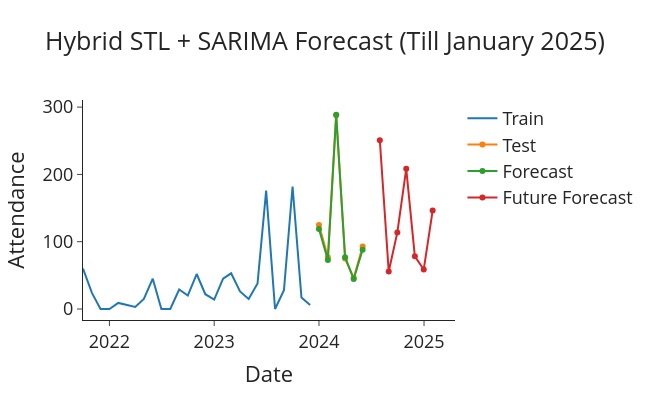

The notebook cell this image was saved under:
### Code cell
# Forecast until January 2025
last_date = data['Time'].max()
end_date = pd.to_datetime('2025-01-01')
months_to_forecast = (end_date.year - last_date.year) * 12 + (end_date.month - last_date.month)

# Extend the trend and seasonal components
future_trend = np.array([data['Trend'].iloc[-1]] * months_to_forecast)
seasonal_cycle_length = 12
future_seasonal = np.tile(data['Seasonal'].iloc[-seasonal_cycle_length:], int(np.ceil(months_to_forecast/seasonal_cycle_length)))[:months_to_forecast]

# Forecast residuals for the required period
future_residuals = model.forecast(steps=months_to_forecast)
future_residuals = yeojohnson(future_residuals, lam)

# Combine the future components to get final forecasts
future_forecasts = future_trend + future_seasonal + future_residuals

# Create a DataFrame for future forecasts
future_dates = pd.date_range(start=last_date + pd.DateOffset(months=1), periods=months_to_forecast, freq='M')
future_df = pd.DataFrame({'Time': future_dates, 'Forecast': future_forecasts})

# Plot the forecasts
def plot_forecasts(train, test, forecasts, future_df, title: str) -> None:
    fig = go.Figure()
    fig.add_trace(go.Scatter(x=train['Time'], y=train['Attendance'], name='Train'))
    fig.add_trace(go.Scatter(x=test['Time'], y=test['Attendance'], name='Test'))
    fig.add_trace(go.Scatter(x=test['Time'], y=forecasts, name='Forecast'))
    fig.add_trace(go.Scatter(x=future_df['Time'], y=future_df['Forecast'], name='Future Forecast'))
    fig.update_layout(template="simple_white", font=dict(size=18), title_text=title,
                      width=650, title_x=0.5, height=400, xaxis_title='Date',
                      yaxis_title='Attendance')
    fig.show()

# Plot the final forecasts
plot_forecasts(train_residual, test_residual, final_forecasts, future_df, 'Hybrid STL + SARIMA Forecast (Till January 2025)')

### Figure 1 — Plotly figure (JSON) as saved in the notebook; plotly's stock layout.template omitted (floating-point values rounded to 4 significant figures)
{"data": [{"name": "Train", "type": "scatter", "x": ["2021-10-01T00:00:00", "2021-11-01T00:00:00", "2021-12-01T00:00:00", "2022-01-01T00:00:00", "2022-02-01T00:00:00", "2022-03-01T00:00:00", "2022-04-01T00:00:00", "2022-05-01T00:00:00", "2022-06-01T00:00:00", "2022-07-01T00:00:00", "2022-08-01T00:00:00", "2022-09-01T00:00:00", "2022-10-01T00:00:00", "2022-11-01T00:00:00", "2022-12-01T00:00:00", "2023-01-01T00:00:00", "2023-02-01T00:00:00", "2023-03-01T00:00:00", "2023-04-01T00:00:00", "2023-05-01T00:00:00", "2023-06-01T00:00:00", "2023-07-01T00:00:00", "2023-08-01T00:00:00", "2023-09-01T00:00:00", "2023-10-01T00:00:00", "2023-11-01T00:00:00", "2023-12-01T00:00:00"], "y": [60, 24, 0, 0, 9, 6, 3, 15, 45, 0, 0, 29, 20, 52, 22, 14, 45, 53, 26, 15, 38, 176, 0, 28, 182, 17, 6]}, {"name": "Test", "type": "scatter", "x": ["2024-01-01T00:00:00", "2024-02-01T00:00:00", "2024-03-01T00:00:00", "2024-04-01T00:00:00", "2024-05-01T00:00:00", "2024-06-01T00:00:00"], "y": [125, 77, 288, 75, 46, 93]}, {"name": "Forecast", "type": "scatter", "x": ["2024-01-01T00:00:00", "2024-02-01T00:00:00", "2024-03-01T00:00:00", "2024-04-01T00:00:00", "2024-05-01T00:00:00", "2024-06-01T00:00:00"], "y": [118.8, 73.0, 288.7, 76.99, 44.48, 88.15]}, {"name": "Future Forecast", "type": "scatter", "x": ["2024-07-31T00:00:00", "2024-08-31T00:00:00", "2024-09-30T00:00:00", "2024-10-31T00:00:00", "2024-11-30T00:00:00", "2024-12-31T00:00:00", "2025-01-31T00:00:00"], "y": [250.8, 55.64, 113.8, 208.2, 78.2, 58.77, 146.2]}], "layout": {"font": {"size": 18}, "height": 400, "title": {"text": "Hybrid STL + SARIMA Forecast (Till January 2025)", "x": 0.5}, "width": 650, "xaxis": {"autorange": true, "range": ["2021-10-01", "2025-04-19 08:37:25.5974"], "title": {"text": "Date"}, "type": "date"}, "yaxis": {"autorange": true, "range": [-16.35, 310.6], "title": {"text": "Attendance"}, "type": "linear"}}}
